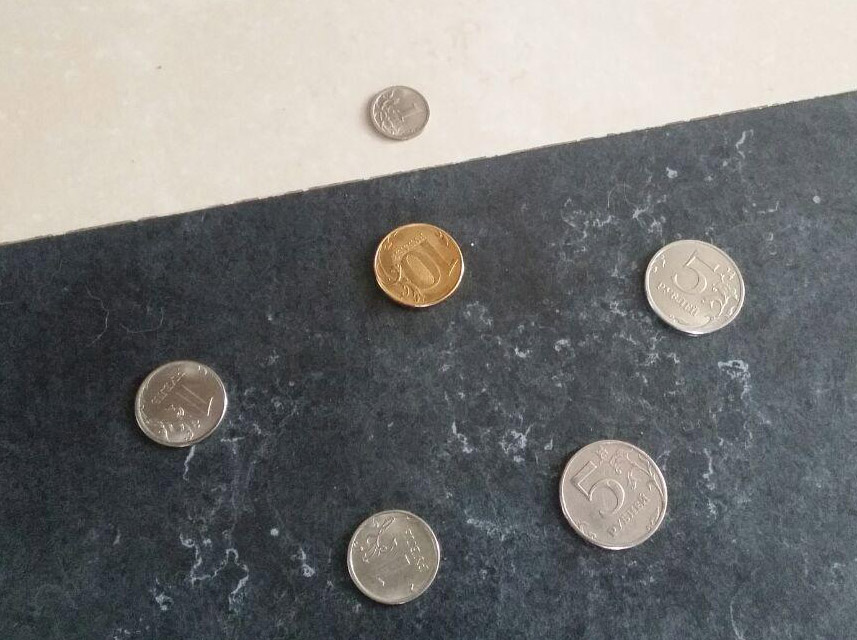
#> input picture les_5/coins1.jpg, 857 x 640 px
$ python tens_coins.py
#> lines starting #> are read from the running program, lines starting #| are printed output that depends on the picture; after the words box and inside, x2 and y2 are one past the last pixel; in counts of white or black regions, pixels touching at a corner belong together; long printed decimals are rounded
import cv2 as cv
import numpy as np

img = cv.imread('coins1.jpg')
#> img is the input picture: shape (640, 857, 3); mean B, G, R 118.6, 119.5, 119.5
blur = cv.GaussianBlur(img, (7,7), 0)
hsv = cv.cvtColor(img, cv.COLOR_BGR2HSV)
#> hsv: shape (640, 857, 3); mean H, S, V 74.8, 30.8, 126
upper = (17, 160, 255)
lower = (13, 110, 20)

canny = cv.Canny(blur, 70, 235)
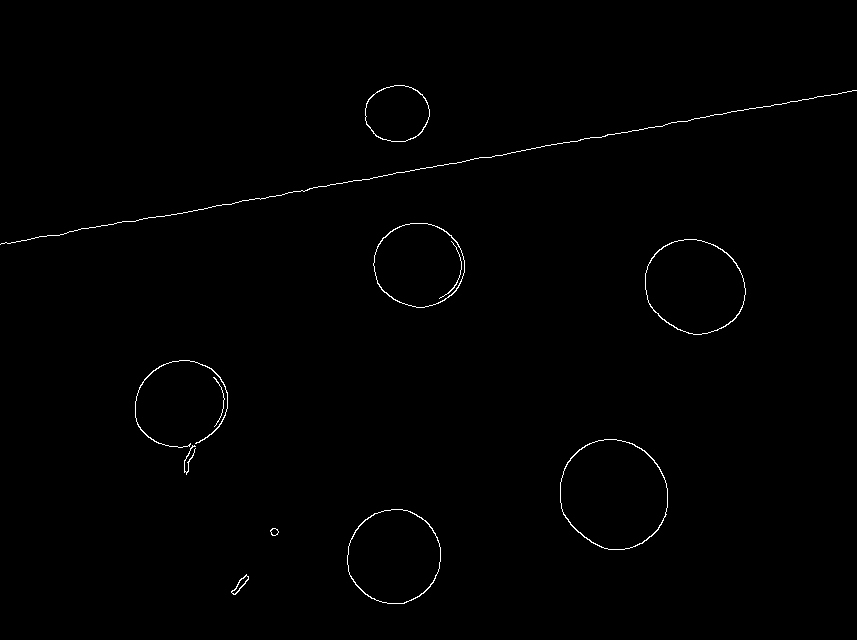
#> canny: shape (640, 857); 0.57% white in thin lines or dots, all inside (x1, y1, x2, y2) = (0, 85, 857, 604)
contours, _ = cv.findContours(canny, cv.RETR_EXTERNAL, cv.CHAIN_APPROX_NONE)
#> contours = 11 contours, 3 with area under 20; largest, box (x1, y1, x2, y2) and area: (560, 439, 668, 550) 9288, (645, 239, 746, 335) 7384, (347, 509, 441, 604) 6911, (373, 223, 465, 308) 5976, (365, 85, 430, 142) 2852, (231, 574, 249, 595) 112, (135, 360, 228, 448) 82, (270, 528, 279, 536) 42

for i in contours:
    (x,y), radius = cv.minEnclosingCircle(i)
    if 30<radius<70:
        mask = np.zeros(img.shape[:2],dtype=np.uint8)
        cv.circle(mask, (int(x), int(y)), int(radius), 255, -1)
        average = cv.mean(hsv, mask)

        if  lower[0]<average[0]<upper[0] and lower[1]<average[1]<upper[1] and lower[2]<average[2]<upper[2]:
            print(average)
            cv.circle(img, (int(x), int(y)), int(radius), (0,255,0), 2)
#> this loop made 11 passes
#> (x, y, radius, average) on passes 3, 5, 7, 8, 9, 11: (393.6, 556.1, 48.03, (21.4, 35.04, 145.2, 0)), (613.4, 494.1, 56.69, (19.66, 29.56, 178.6, 0)), (180.8, 404.6, 47.93, (19.13, 50.32, 124.9, 0)), (695, 285.5, 51.89, (23.64, 28.76, 193.8, 0)), (418.8, 264.7, 45.81, (16.21, 127.7, 174.1, 0)), (396.8, 113.5, 32.53, (14.77, 42.63, 179.5, 0))
#> (x, y, radius) on passes 1, 2, 4, 6, 10: (239.5, 584, 11.93), (273.9, 531.3, 4.14), (190, 459.5, 15.04), (213.5, 401.5, 24.51), (428, 167, 434.9)
#| (16.212, 127.652, 174.120, 0.0)
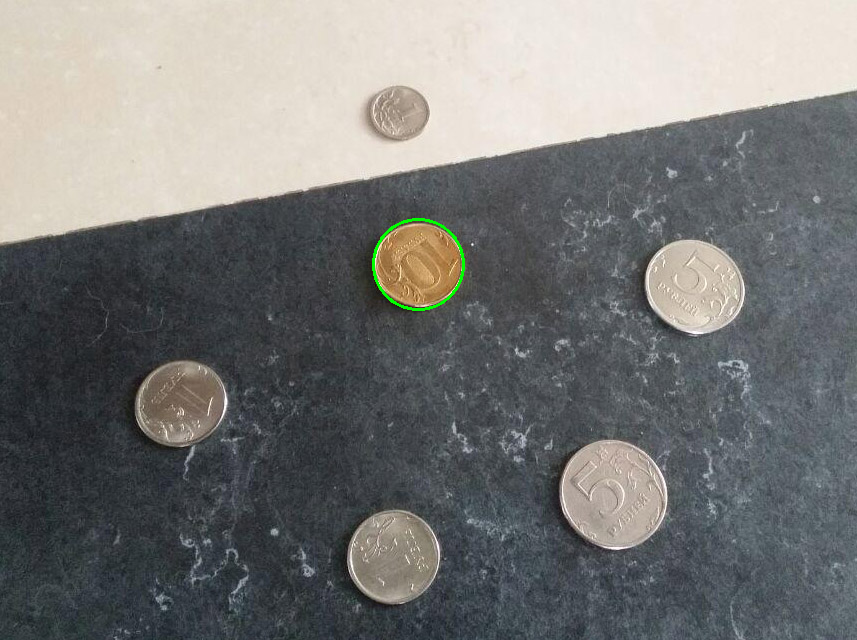
#> img: shape (640, 857, 3); 0.15% of pixels changed, all inside (x1, y1, x2, y2) = (372, 218, 465, 311)
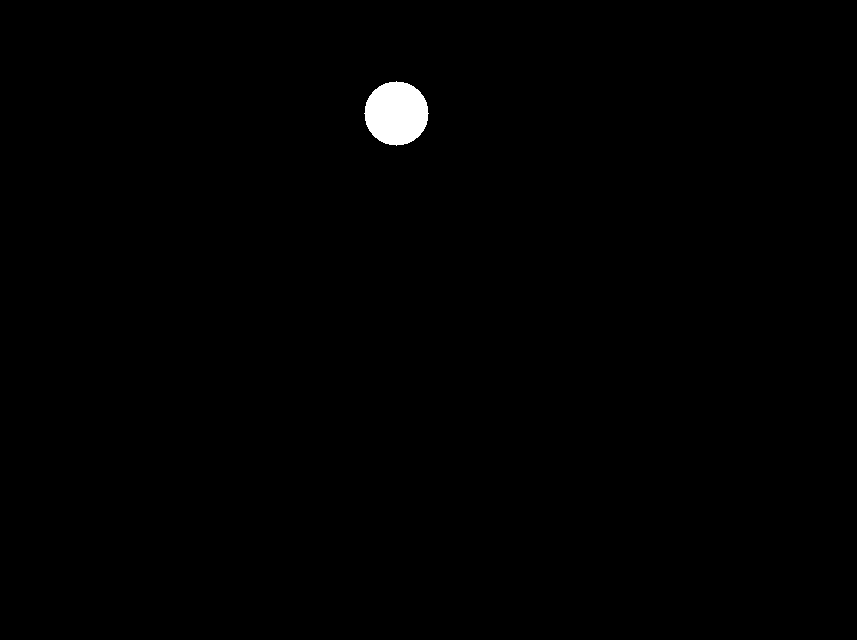
#> mask: shape (640, 857); 0.59% white; 1 white region, box (x1, y1, x2, y2) and area: (364, 81, 429, 146) 3209

cv.imshow('Canny', canny)
cv.imshow('img', img)
cv.waitKey(2000)
cv.destroyAllWindows()
